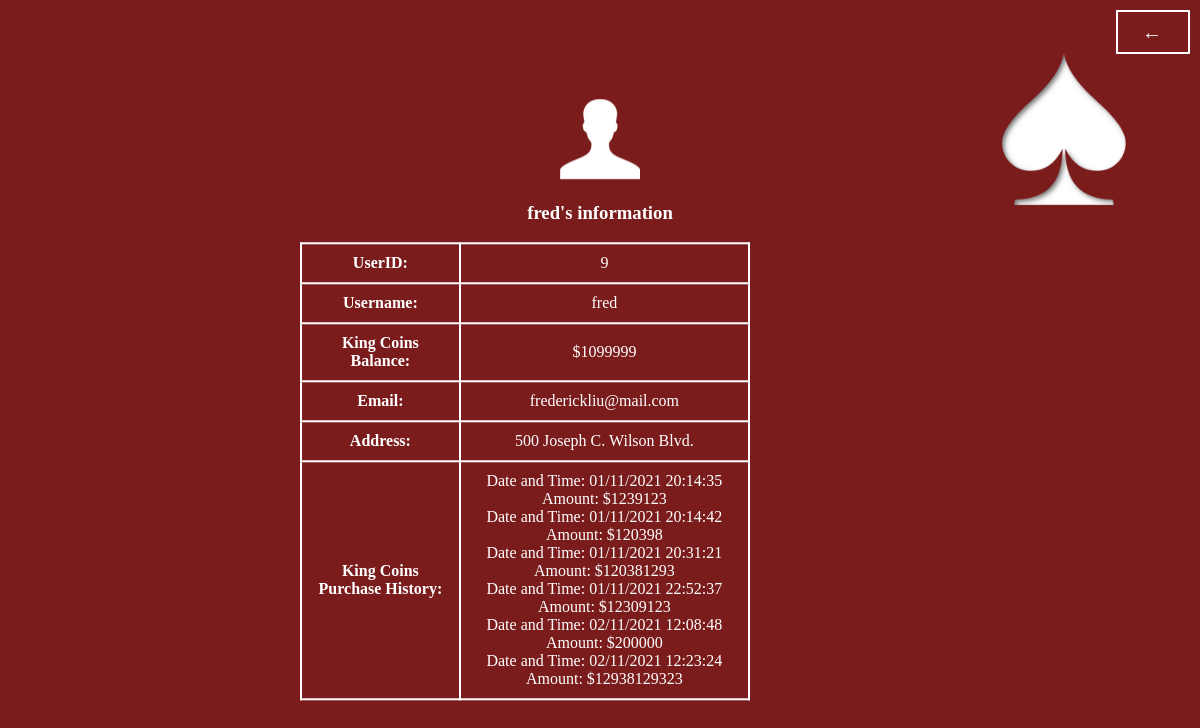
The page /myinfo (signed in) on the database as committed earlier.
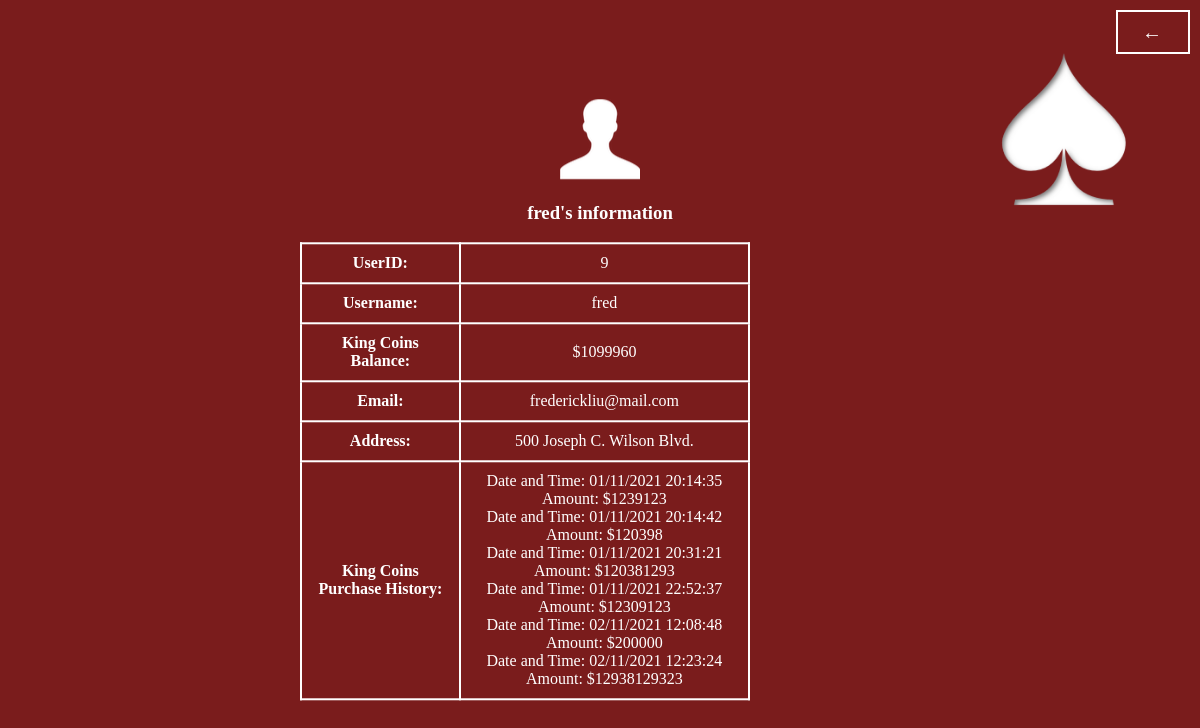
The same page on the database as committed later.
### tables this page shows
CREATE TABLE UserInfo(id INTEGER PRIMARY KEY AUTOINCREMENT, name char(1000), username char(1000), email char(1000), address char(1000), password char(1000), confirmpassword char(1000), playertokens INTEGER);

### main.py (the view)
@app.route("/myinfo", methods = ['POST', 'GET'])
def myinfo():
    username = session.get('username')
    con = sqlite3.connect("users.db")
    cur = con.cursor()
    cur.execute(f"SELECT playertokens from UserInfo WHERE username='{username}';")
    userTOKEN = cur.fetchone()
    if (type(userTOKEN) is type(None)):
            flash("Please Log in!",'error')
            return redirect(url_for('login'))
    userTOKEN = userTOKEN[0]
    cur.execute(f"SELECT id from UserInfo WHERE username='{username}';")
    userID = cur.fetchone()
    userID = userID[0]
    cur.execute(f"SELECT address from UserInfo WHERE username='{username}';")
    userADDRESS = cur.fetchone()
    userADDRESS = userADDRESS[0]
    cur.execute(f"SELECT email FROM UserInfo WHERE username='{username}';")
    userEMAIL = cur.fetchone()
    userEMAIL = userEMAIL[0]
    con2 = sqlite3.connect("purchase.db")
    cur2 = con2.cursor()
    cur2.execute(f"SELECT dateandtime, amount FROM user_purchases WHERE username = '{username}'")
    allpurchasehistory = cur2.fetchall()
    print(type(allpurchasehistory))
    allpurchasehistory = list(allpurchasehistory)
    return render_template("myinfo.html", username = username, userTOKEN = userTOKEN, userID = userID, userADDRESS = userADDRESS, userEMAIL = userEMAIL, allpurchasehistory = allpurchasehistory)

### templates/myinfo.html (shortened to what this page needs)
<!DOCTYPE html>
<html lang="en">
<head>
  <link rel="stylesheet" href="static/myinfo.css">
</head>
    <body>
        {% block content %}
        <div class="form-wrapper">
            <div class = "container">
              <div class = "photodiv">
              <img src="/static/login.png">
              </div>
			  <h3 class = "tableheader">{{username}}'s information</h3>
			  <table style="width:75%">
				<tr>
				<th>UserID:</th>
				<td>{{userID}}</td>
				</tr>
				<tr>
				<th>Username:</th>
				<td>{{username}}</td>
				</tr>
				<tr>
				<th>King Coins Balance:</th>
				<td>${{userTOKEN}}</td>
				</tr>
				<tr>
				<th>Email:</th>
				<td>{{userEMAIL}}</td>
				</tr>
				<tr>
					<th>Address:</th>
					<td>{{userADDRESS}}</td>
					</tr>
					<tr>
						<th>King Coins Purchase History:</th>
				<ul>
					<td>
						{%for i in allpurchasehistory%}
						<li>Date and Time: {{i[0]}} Amount: ${{i[1]}}</li>
						{% endfor %}
					</td>
				</ul>
			</tr>
				</table>
            </div>
            <a href="{{url_for('login')}}"><span>←</span></a>
         </div>
{% endblock %}
    </body>
</html>

### static/myinfo.css (style rules this page uses)
body { background: url(background.jpg); background-size: cover; display: flex; overflow: hidden; font-family:Cambria, Cochin, Georgia, Times, 'Times New Roman', serif; color: white; transition: all .35s; }
.container { position: fixed; top: 50%; left: 50%; transform: translate(-50%, -50%); }
.photodiv { text-align: center; }
a { display: block; width: 70px; height: 40px; line-height: 40px; font-size: 20px; font-family:Cambria, Cochin, Georgia, Times, 'Times New Roman', serif; text-decoration: none; color: white; border: 2px solid white; letter-spacing: 2px; text-align: center; transition: all .35s; position: absolute; top: 10px; right: 10px; }
a span { position: relative; z-index: 2; }
a:after { position: absolute; content: ""; top: 0; left: 0; width: 0; height: 100%; background: rgba(255, 255, 255, 0.377); transition: all .35s; }
::placeholder { color: white; font-family:Cambria, Cochin, Georgia, Times, 'Times New Roman', serif; }
table, th, td { border: 2px solid white; border-collapse: collapse; color:white }
th, td { border: 2px solid white; padding: 10px; text-align: center; color:white }
.tableheader { text-align: center; color:white }
li { list-style-type: none; color: white; margin: 0; padding: 0; }

Rows that differ between the two databases and show on the page:
changed UserInfo "fred": playertokens "1099999" → "1099960"
